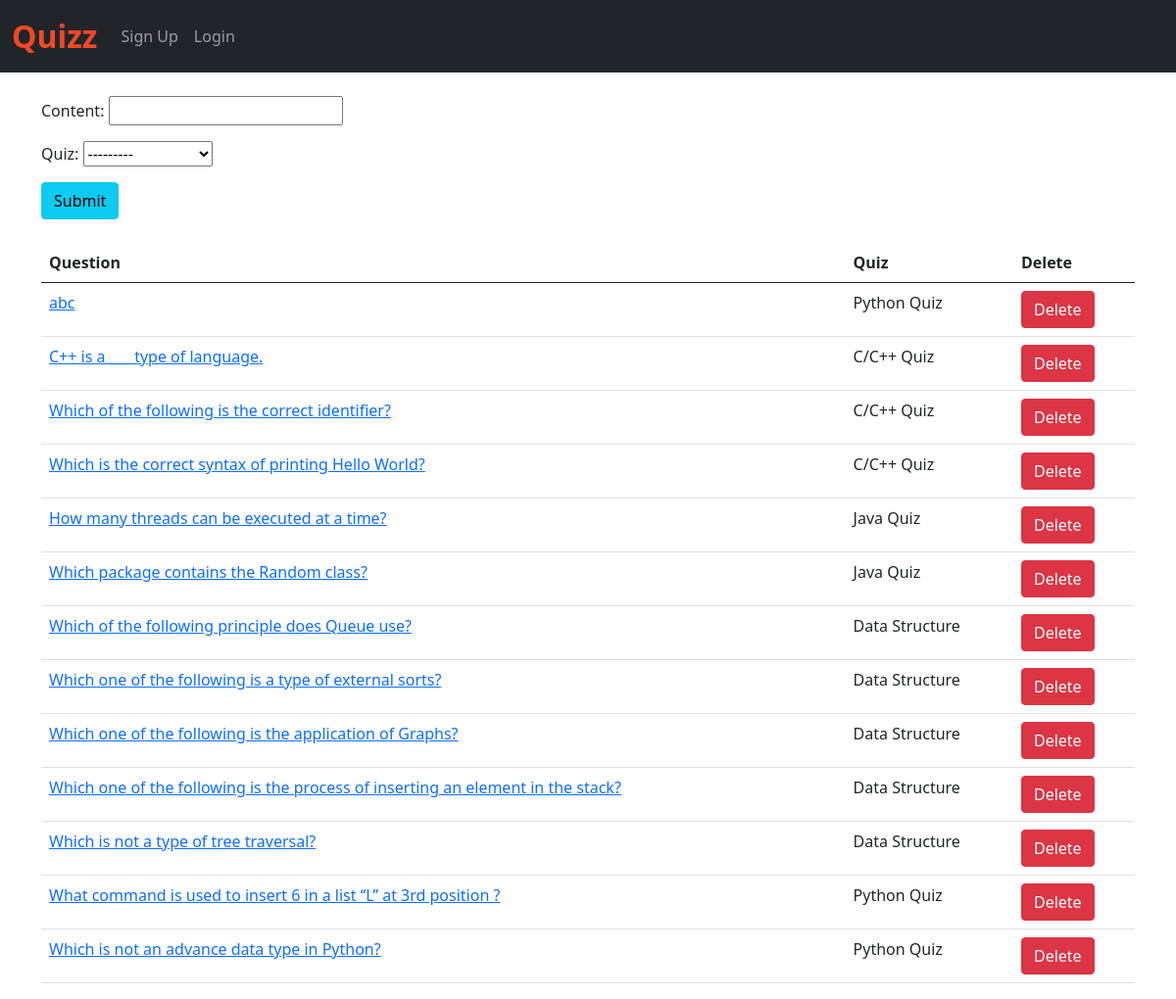
Page /add_question/ on the committed database.
### home/models.py (models this page shows, shortened)
class Question(models.Model):
    content = models.CharField(max_length=200)
    quiz = models.ForeignKey(Quiz, on_delete=models.CASCADE)

class Quiz(models.Model):
    name = models.CharField(max_length=50)
    desc = models.CharField(max_length=500)
    number_of_questions = models.IntegerField(default=1)
    time = models.IntegerField(help_text="Duration of the quiz in seconds", default="1")
    def __str__(self):
        return self.name

### home/views.py (the view)
# urls.py: path('add_question/', views.add_question, name='add_question'),
def add_question(request):
    questions = Question.objects.all()
    questions = Question.objects.filter().order_by('-id')
    if request.method=="POST":
        form = QuestionForm(request.POST)
        if form.is_valid():
            form.save()
            return render(request, "add_question.html")
    else:
        form=QuestionForm()
    return render(request, "add_question.html", {'form':form, 'questions':questions})

### home/forms.py
class QuestionForm(forms.ModelForm):
    class Meta:
        model = Question
        fields = ('content', 'quiz')

### home/templates/add_question.html (shortened to what this page needs)
{% extends 'base.html' %}
{% block body %}
<div class="container mt-4">
  <form action="/add_question/" method="POST"> {% csrf_token %}
    {{ form.as_p }}
    <button type="submit" class="btn btn-info">Submit</button>
  </form>
  <br>
  <table class="table">
    <thead>
      <tr>
        <th>Question</th>
        <th>Quiz</th>
        <th>Delete</th>
      </tr>
    </thead>
    {% for question in questions %}
    <tr>
      <td><a href="/add_options/{{question.id}}/">{{question.content}}</a></td>
      <td>{{question.quiz}}</td>
      <td><a href="/delete_question/{{question.id}}/" class="btn btn-danger">Delete</a></td>
    </tr>
    {% endfor %}
  </table>
</div>
{% endblock %}

### rows in the picture
Question: content "abc", quiz "Python Quiz"
Question: content "C++ is a ___ type of language.", quiz "C/C++ Quiz"
Question: content "Which of the following is the correct identifier?", quiz "C/C++ Quiz"
Question: content "Which is the correct syntax of printing Hello World?", quiz "C/C++ Quiz"
Question: content "How many threads can be executed at a time?", quiz "Java Quiz"
Question: content "Which package contains the Random class?", quiz "Java Quiz"
Question: content "Which of the following principle does Queue use?", quiz "Data Structure"
Question: content "Which one of the following is a type of external sorts?", quiz "Data Structure"
Question: content "Which one of the following is the application of Graphs?", quiz "Data Structure"
Question: content "Which one of the following is the process of inserting an element in the stack?", quiz "Data Structure"
Question: content "Which is not a type of tree traversal?", quiz "Data Structure"
Question: content "What command is used to insert 6 in a list ‘‘L’’ at 3rd position ?", quiz "Python Quiz"
Question: content "Which is not an advance data type in Python?", quiz "Python Quiz"
